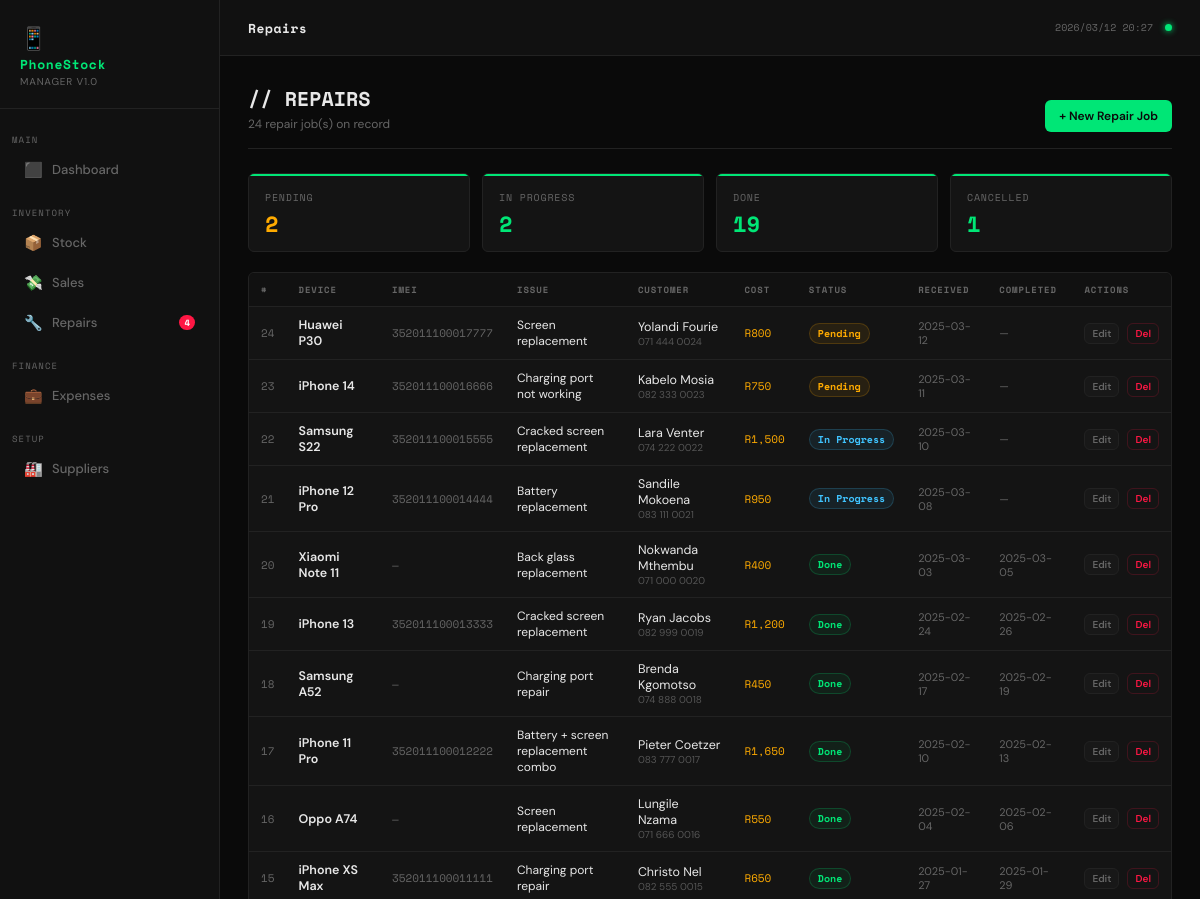
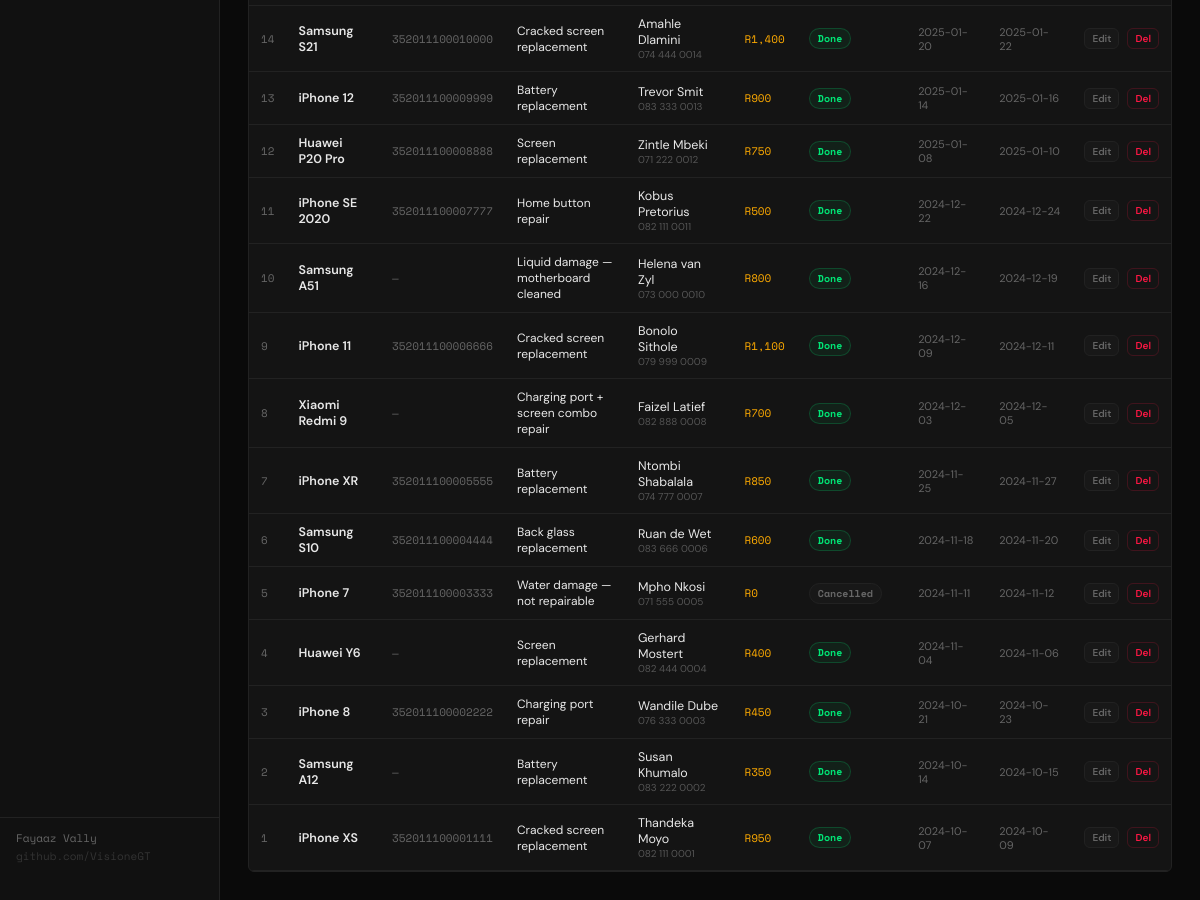
/repairs, run on the app's committed database (2 pictures, top to bottom).
### tables this page shows
CREATE TABLE repairs (
        id              INTEGER PRIMARY KEY AUTOINCREMENT,
        stock_id        INTEGER REFERENCES stock(id),
        device_name     TEXT NOT NULL,
        imei            TEXT,
        issue           TEXT NOT NULL,
        technician      TEXT,
        repair_cost     REAL DEFAULT 0,
        status          TEXT DEFAULT 'Pending' CHECK(status IN ('Pending','In Progress','Done','Cancelled')),
        date_received   TEXT DEFAULT (date('now')),
        date_completed  TEXT,
        customer_name   TEXT,
        customer_phone  TEXT,
        notes           TEXT
    );

### app.py (the view)
@app.route("/repairs")
def repairs_page():
    conn = db()
    repairs_list = rows(conn, """
        SELECT r.*, st.brand||' '||st.model stock_model
        FROM repairs r LEFT JOIN stock st ON r.stock_id=st.id
        ORDER BY r.date_received DESC
    """)
    stock_items = rows(conn, """
        SELECT id, brand||' '||model||' ('||COALESCE(imei,'no IMEI')||')' label
        FROM stock ORDER BY brand,model
    """)
    conn.close()
    return render_template("repairs.html", repairs=repairs_list, stock_items=stock_items)

### app.py (called while the page is built)
def db():
    conn = sqlite3.connect(DB_PATH)
    conn.row_factory = sqlite3.Row
    conn.execute("PRAGMA foreign_keys=ON")
    return conn

def rows(conn, sql, params=()):
    return [dict(r) for r in conn.execute(sql, params).fetchall()]

def one(conn, sql, params=()):
    r = conn.execute(sql, params).fetchone()
    return dict(r) if r else None

@app.context_processor
def inject_repair_badge():
    try:
        conn = db()
        count = one(conn, "SELECT COUNT(*) c FROM repairs WHERE status IN ('Pending','In Progress')")["c"]
        conn.close()
        return dict(repair_badge=count if count > 0 else None)
    except Exception:
        return dict(repair_badge=None)

### templates/repairs.html (shortened to what this page needs)
{% extends "base.html" %}
{% block page_name %}Repairs{% endblock %}
{% block content %}
<div class="page-header">
  <div>
    <div class="page-title">// REPAIRS</div>
    <div class="page-sub">{{ repairs|length }} repair job(s) on record</div>
  </div>
  <button class="btn btn-primary" onclick="openModal('addRepairModal')">+ New Repair Job</button>
</div>
<div class="kpi-grid" style="grid-template-columns:repeat(4,1fr);margin-bottom:20px;">
  {% for status, color in [('Pending','amber'),('In Progress','blue'),('Done','green'),('Cancelled','grey')] %}
  {% set count = repairs | selectattr('status','equalto',status) | list | length %}
  <div class="kpi-card">
    <div class="kpi-label">{{ status }}</div>
    <div class="kpi-value {{ color }}">{{ count }}</div>
  </div>
  {% endfor %}
</div>
<div class="card">
  <div class="table-wrap">
    <table>
      <thead><tr>
        <th>#</th><th>Device</th><th>IMEI</th><th>Issue</th>
        <th>Customer</th><th>Cost</th><th>Status</th>
        <th>Received</th><th>Completed</th><th>Actions</th>
      </tr></thead>
      <tbody>
        {% for r in repairs %}
        <tr>
          <td class="mono muted">{{ r.id }}</td>
          <td>
            <div style="font-weight:600;">{{ r.device_name }}</div>
          </td>
          <td class="mono muted">{{ r.imei or '—' }}</td>
          <td style="max-width:160px;font-size:12px;">{{ r.issue }}</td>
          <td>
            <div>{{ r.customer_name or '—' }}</div>
            {% if r.customer_phone %}<div style="font-size:10px;color:#555;">{{ r.customer_phone }}</div>{% endif %}
          </td>
          <td class="mono text-amber">R{{ "{:,.0f}".format(r.repair_cost or 0) }}</td>
          <td>
            {% if r.status=='Pending' %}<span class="badge badge-amber">Pending</span>
            {% elif r.status=='In Progress' %}<span class="badge badge-blue">In Progress</span>
            {% elif r.status=='Done' %}<span class="badge badge-green">Done</span>
            {% else %}<span class="badge badge-grey">Cancelled</span>{% endif %}
          </td>
          <td class="muted">{{ r.date_received }}</td>
          <td class="muted">{{ r.date_completed or '—' }}</td>
          <td>
            <div class="flex gap-2">
              <button class="btn btn-ghost btn-xs" onclick="loadEditRepair({{ r.id }})">Edit</button>
              <form method="POST" action="/repairs/delete/{{ r.id }}"
                onsubmit="return confirm('Delete this repair job?')">
                <button type="submit" class="btn btn-danger btn-xs">Del</button>
              </form>
            </div>
          </td>
        </tr>
        {% else %}
        <tr><td colspan="10"><div class="empty-state">
          <div class="empty-icon">🔧</div>No repair jobs recorded.
        </div></td></tr>
        {% endfor %}
      </tbody>
    </table>
  </div>
</div>
{% endblock %}

### templates/base.html (shortened to what this page needs)
<!DOCTYPE html>
<html lang="en">
<head>
  <link rel="stylesheet" href="/static/css/style.css">
</head>
<body>
<aside class="sidebar">
  <div class="sidebar-logo">
    <span class="logo-icon">📱</span>
    <div class="logo-name">PhoneStock</div>
    <div class="logo-sub">Manager v1.0</div>
  </div>
  <div class="nav-section">Main</div>
  <a href="/" class="nav-item {% if active=='dashboard' %}active{% endif %}">
    <span class="nav-icon">⬛</span> Dashboard
  </a>
  <div class="nav-section">Inventory</div>
  <a href="/stock" class="nav-item {% if active=='stock' %}active{% endif %}">
    <span class="nav-icon">📦</span> Stock
  </a>
  <a href="/sales" class="nav-item {% if active=='sales' %}active{% endif %}">
    <span class="nav-icon">💸</span> Sales
  </a>
  <a href="/repairs" class="nav-item {% if active=='repairs' %}active{% endif %}">
    <span class="nav-icon">🔧</span> Repairs
    {% if repair_badge %}<span class="nav-badge">{{ repair_badge }}</span>{% endif %}
  </a>
  <div class="nav-section">Finance</div>
  <a href="/expenses" class="nav-item {% if active=='expenses' %}active{% endif %}">
    <span class="nav-icon">💼</span> Expenses
  </a>
  <div class="nav-section">Setup</div>
  <a href="/suppliers" class="nav-item {% if active=='suppliers' %}active{% endif %}">
    <span class="nav-icon">🏭</span> Suppliers
  </a>
  <div class="sidebar-bottom">
    <div>Fayaaz Vally</div>
    <div style="color:#333;margin-top:2px;">github.com/VisioneGT</div>
  </div>
</aside>
<div class="main">
  <header class="topbar">
    <div class="topbar-title">{% block page_name %}Dashboard{% endblock %}</div>
    <div class="topbar-right">
      <div class="topbar-date" id="clock"></div>
      <div class="status-dot"></div>
    </div>
  </header>
  <div class="content">
    {% block content %}{% endblock %}
  </div>
</div>
</body>
</html>

### data on the page
repairs: status "DONE", id "19", device_name "iPhone 13", imei "352011100013333", issue "Cracked screen replacement", customer_name "Ryan Jacobs", customer_phone "082 999 0019", repair_cost "1,200", shows "Done", date_received "2025-02-24", date_completed "2025-02-26"
repairs: id "24", device_name "Huawei P30", imei "352011100017777", issue "Screen replacement", customer_name "Yolandi Fourie", customer_phone "071 444 0024", repair_cost "800", status "Pending", date_received "2025-03-12", date_completed "—"
repairs: id "23", device_name "iPhone 14", imei "352011100016666", issue "Charging port not working", customer_name "Kabelo Mosia", customer_phone "082 333 0023", repair_cost "750", status "Pending", date_received "2025-03-11", date_completed "—"
repairs: id "22", device_name "Samsung S22", imei "352011100015555", issue "Cracked screen replacement", customer_name "Lara Venter", customer_phone "074 222 0022", repair_cost "1,500", status "In Progress", date_received "2025-03-10", date_completed "—"
repairs: id "21", device_name "iPhone 12 Pro", imei "352011100014444", issue "Battery replacement", customer_name "Sandile Mokoena", customer_phone "083 111 0021", repair_cost "950", status "In Progress", date_received "2025-03-08", date_completed "—"
repairs: id "20", device_name "Xiaomi Note 11", imei "—", issue "Back glass replacement", customer_name "Nokwanda Mthembu", customer_phone "071 000 0020", repair_cost "400", status "Done", date_received "2025-03-03", date_completed "2025-03-05"
repairs: id "18", device_name "Samsung A52", imei "—", issue "Charging port repair", customer_name "Brenda Kgomotso", customer_phone "074 888 0018", repair_cost "450", status "Done", date_received "2025-02-17", date_completed "2025-02-19"
repairs: id "17", device_name "iPhone 11 Pro", imei "352011100012222", issue "Battery + screen replacement combo", customer_name "Pieter Coetzer", customer_phone "083 777 0017", repair_cost "1,650", status "Done", date_received "2025-02-10", date_completed "2025-02-13"
repairs: id "16", device_name "Oppo A74", imei "—", issue "Screen replacement", customer_name "Lungile Nzama", customer_phone "071 666 0016", repair_cost "550", status "Done", date_received "2025-02-04", date_completed "2025-02-06"
repairs: id "15", device_name "iPhone XS Max", imei "352011100011111", issue "Charging port repair", customer_name "Christo Nel", customer_phone "082 555 0015", repair_cost "650", status "Done", date_received "2025-01-27", date_completed "2025-01-29"
repairs: id "14", device_name "Samsung S21", imei "352011100010000", issue "Cracked screen replacement", customer_name "Amahle Dlamini", customer_phone "074 444 0014", repair_cost "1,400", status "Done", date_received "2025-01-20", date_completed "2025-01-22"
repairs: id "13", device_name "iPhone 12", imei "352011100009999", issue "Battery replacement", customer_name "Trevor Smit", customer_phone "083 333 0013", repair_cost "900", status "Done", date_received "2025-01-14", date_completed "2025-01-16"
repairs: id "12", device_name "Huawei P20 Pro", imei "352011100008888", issue "Screen replacement", customer_name "Zintle Mbeki", customer_phone "071 222 0012", repair_cost "750", status "Done", date_received "2025-01-08", date_completed "2025-01-10"
repairs: id "11", device_name "iPhone SE 2020", imei "352011100007777", issue "Home button repair", customer_name "Kobus Pretorius", customer_phone "082 111 0011", repair_cost "500", status "Done", date_received "2024-12-22", date_completed "2024-12-24"
repairs: id "10", device_name "Samsung A51", imei "—", issue "Liquid damage — motherboard cleaned", customer_name "Helena van Zyl", customer_phone "073 000 0010", repair_cost "800", status "Done", date_received "2024-12-16", date_completed "2024-12-19"
repairs: id "9", device_name "iPhone 11", imei "352011100006666", issue "Cracked screen replacement", customer_name "Bonolo Sithole", customer_phone "079 999 0009", repair_cost "1,100", status "Done", date_received "2024-12-09", date_completed "2024-12-11"
repairs: id "8", device_name "Xiaomi Redmi 9", imei "—", issue "Charging port + screen combo repair", customer_name "Faizel Latief", customer_phone "082 888 0008", repair_cost "700", status "Done", date_received "2024-12-03", date_completed "2024-12-05"
repairs: id "7", device_name "iPhone XR", imei "352011100005555", issue "Battery replacement", customer_name "Ntombi Shabalala", customer_phone "074 777 0007", repair_cost "850", status "Done", date_received "2024-11-25", date_completed "2024-11-27"
repairs: id "6", device_name "Samsung S10", imei "352011100004444", issue "Back glass replacement", customer_name "Ruan de Wet", customer_phone "083 666 0006", repair_cost "600", status "Done", date_received "2024-11-18", date_completed "2024-11-20"
repairs: id "5", device_name "iPhone 7", imei "352011100003333", issue "Water damage — not repairable", customer_name "Mpho Nkosi", customer_phone "071 555 0005", repair_cost "0", status "Cancelled", date_received "2024-11-11", date_completed "2024-11-12"
repairs: id "4", device_name "Huawei Y6", imei "—", issue "Screen replacement", customer_name "Gerhard Mostert", customer_phone "082 444 0004", repair_cost "400", status "Done", date_received "2024-11-04", date_completed "2024-11-06"
repairs: id "3", device_name "iPhone 8", imei "352011100002222", issue "Charging port repair", customer_name "Wandile Dube", customer_phone "076 333 0003", repair_cost "450", status "Done", date_received "2024-10-21", date_completed "2024-10-23"
repairs: id "2", device_name "Samsung A12", imei "—", issue "Battery replacement", customer_name "Susan Khumalo", customer_phone "083 222 0002", repair_cost "350", status "Done", date_received "2024-10-14", date_completed "2024-10-15"
repairs: id "1", device_name "iPhone XS", imei "352011100001111", issue "Cracked screen replacement", customer_name "Thandeka Moyo", customer_phone "082 111 0001", repair_cost "950", status "Done", date_received "2024-10-07", date_completed "2024-10-09"

### other printed values
{{ repair_badge }} "4"
{{ repairs|length }} "24"
{{ status }} "PENDING" "IN PROGRESS" "CANCELLED"
{{ count }} "2" "2" "1"
